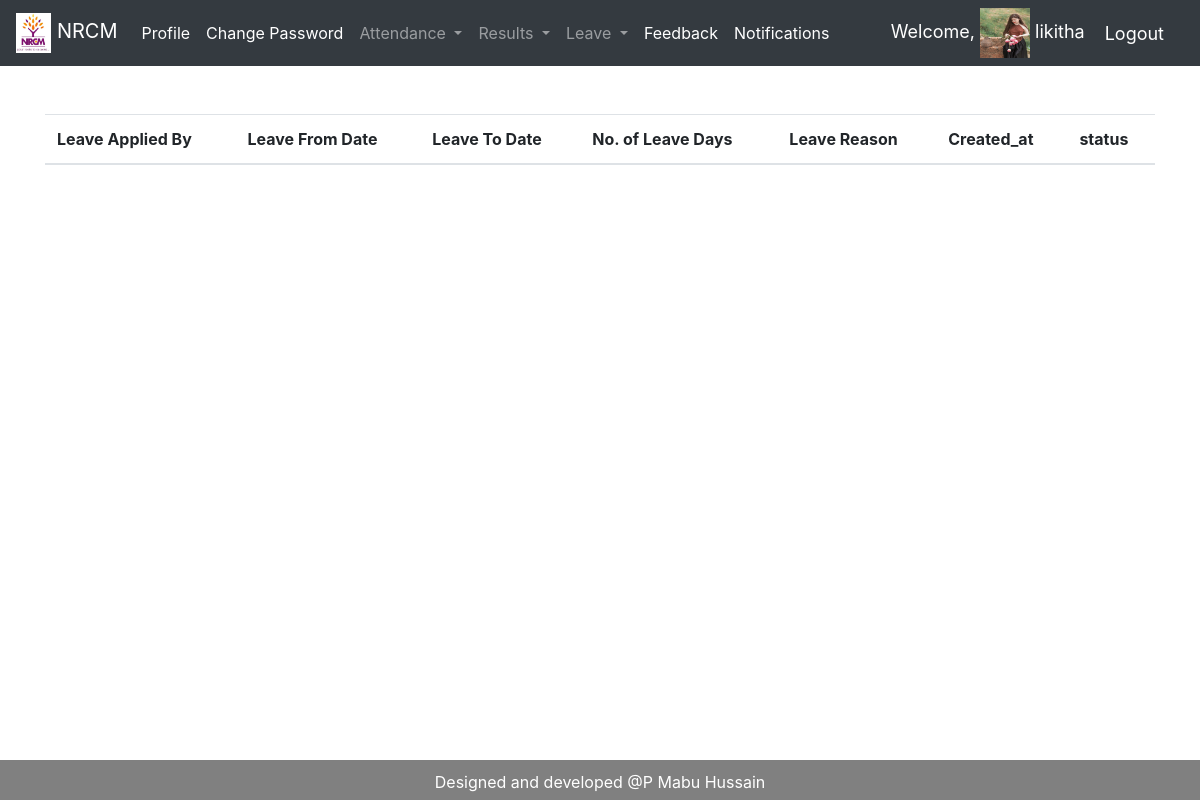
The app's page /staff/staff_leave_view (signed in), older data.
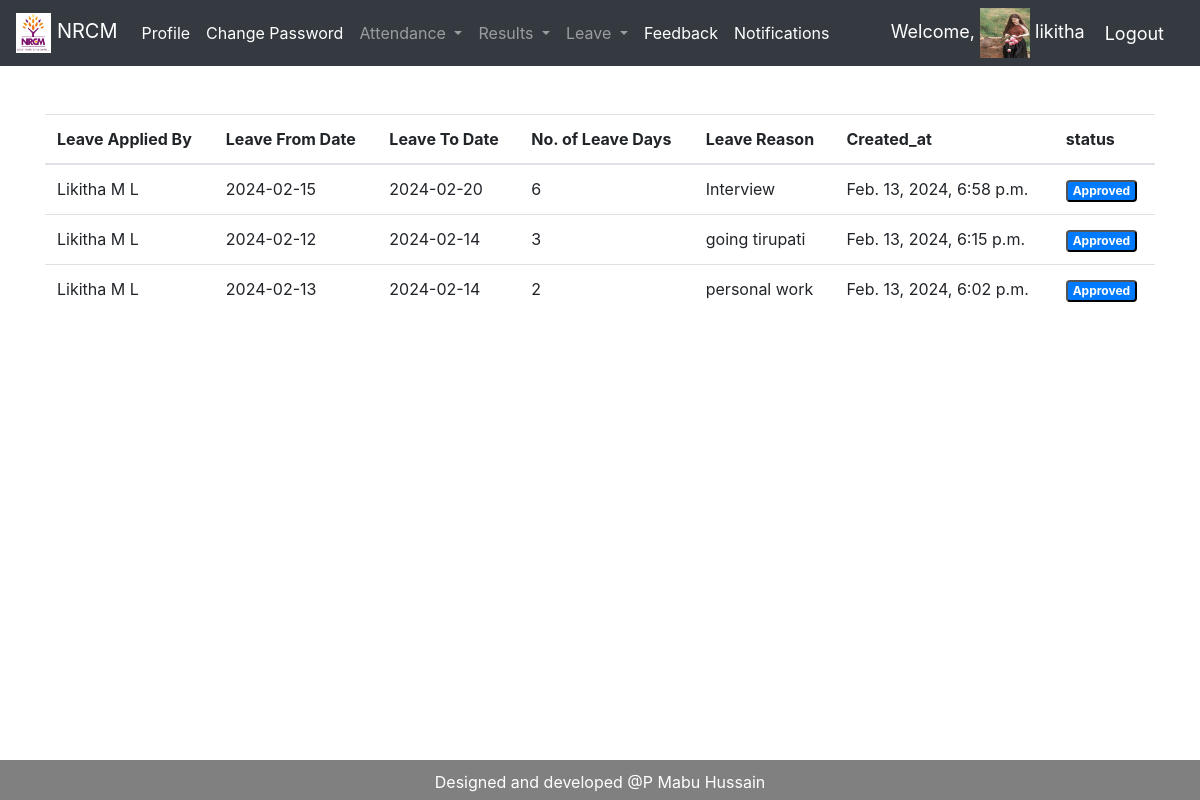
The same page, newer data.
### studentmanagementApp/models.py (models this page shows)
class CustomUser(AbstractUser):
    USER = (
    ('HOD','HOD'),
    ('STAFF','STAFF'),
    ('STUDENT', 'STUDENT')
    )
    user_type = models.CharField(choices=USER, max_length=50, default = 'STUDENT', null =True)
    designation = models.CharField(max_length=500, blank=True, null =True)
    mobileno = models.CharField(max_length=30, blank=True, null =True)
    profile_pic = models.ImageField(default='img_avatar.png', blank=True)

### staffApp/models.py (models this page shows)
class Staff_Leave(models.Model):
    staff = models.ForeignKey(Staff, on_delete=models.CASCADE)
    leave_from_date = models.CharField(max_length=20)
    leave_to_date = models.CharField(max_length=20)
    leave_days = models.IntegerField()
    leave_message = models.TextField()
    leave_status = models.IntegerField(default=0, null=True)
    created_at = models.DateTimeField(auto_now_add=True)
    updated_at = models.DateTimeField(auto_now=True)
    def __str__(self):
        return self.staff.admin.first_name +" "+ self.staff.admin.last_name

### hodApp/models.py (models this page shows, shortened)
class Staff(models.Model):
    admin = models.OneToOneField(CustomUser, on_delete=models.CASCADE) #when CustomUser is deleted student info also deleted
    staff_id = models.CharField(max_length=50)
    Gender = models.CharField(max_length=10)
    address = models.TextField()
    designation = models.CharField(max_length=50)
    created_at = models.DateTimeField(auto_now_add=True)
    updated_at = models.DateTimeField(auto_now=True)

### studentmanagementApp/decorators.py (the view)
        def wrapper_func(request, *args, **kwargs):
            if request.user.user_type in allowed_roles:
                return view_func(request, *args, **kwargs)
            else:
                return HttpResponse('You are not authorized to view this page!!!!')

### staffApp/views.py (called while the page is built, shortened)
@login_required(login_url='login')
@allowed_users(allowed_roles=['STAFF'])
def staff_leave_view(request):
    staff = Staff.objects.get(admin=request.user)
    leaves = Staff_Leave.objects.filter(staff=staff).order_by('-created_at')
    for leave in leaves:
        print(leave)
    context={
    'leaves': leaves,
    }
    return render(request, 'staffApp/staff_leave_view.html', context)

### templates/staffApp/staff_leave_view.html
{%extends 'studentmanagementApp/base.html'%}
{%block content%}
<br><br>
<div class="container">
  <table class="table table-hover">
       <thead>
       <tr>
         <th>Leave Applied By</th>
         <th>Leave From Date</th>
         <th>Leave To Date</th>
         <th>No. of Leave Days</th>
         <th>Leave Reason</th>
         <th>Created_at</th>
         <th>status</th>
       </tr>
     </thead>
     <tbody>
       {%for leave in leaves%}
       <tr>
               <td>{{leave.staff.admin.first_name}} {{leave.staff.admin.last_name}}</td>
               <td>{{leave.leave_from_date}}</td>
               <td>{{leave.leave_to_date}}</td>
               <td>{{leave.leave_days}}</td>
               <td>{{leave.leave_message}}</td>
               <td>{{leave.created_at}}</td>
               <td>
                 {%if leave.leave_status == 0%}
                 <button type="button" name="leave_status" class="badge badge-danger" >Not Approved</button>
                 {%else%}
                 <button type="button"  class="badge badge-primary">Approved</button>
                 {%endif%}
               </td>
       </tr>
       {%endfor%}
     </tbody>
   </table>
</div>
 {%endblock%}

### templates/studentmanagementApp/base.html (shortened to what this page needs)
<!DOCTYPE html>
<html lang="en" dir="ltr">
  <head>
    <link rel="stylesheet" href="https://stackpath.bootstrapcdn.com/bootstrap/4.1.3/css/bootstrap.min.css">
  	<link rel="stylesheet" href="https://use.fontawesome.com/releases/v5.6.1/css/all.css">
  </head>
  <body>
    {% include 'studentmanagementApp/navbar.html' %}
    {% block content %}
    {% endblock %}
<br><br>
    <footer>
            <p>Designed and developed @P Mabu Hussain</p>
    </footer>
  </body>
</html>

### templates/studentmanagementApp/navbar.html (shortened to what this page needs)
{%load static%}
<nav class="navbar navbar-expand-lg navbar-dark bg-dark">
  <a class="navbar-brand" href="/{{user.user_type|lower}}/home"><img src="{% static 'studentmanagementApp/images/NRCM-Logo.jpg'%}" alt="123" height="40px"> NRCM</a>
  <div class="collapse navbar-collapse" id="navbarNav">
      <ul class="navbar-nav">
      <li class="nav-item active">
        <a class="nav-link" href="/profile"> Profile  </a>
      </li>
      <ul class="navbar-nav">
      <li class="nav-item active">
        <a class="nav-link" href="/change_password"> Change Password</a>
      </li>
      {%if user.user_type == 'STAFF'%}
      <li class="nav-item dropdown">
        <a class="nav-link dropdown-toggle" href="#" id="navbarDropdown" role="button" data-toggle="dropdown" aria-haspopup="true" aria-expanded="false">
          Attendance
        </a>
      </li>
      <li class="nav-item dropdown">
        <a class="nav-link dropdown-toggle" href="#" id="navbarDropdown" role="button" data-toggle="dropdown" aria-haspopup="true" aria-expanded="false">
          Results
        </a>
      </li>
      <li class="nav-item dropdown">
        <a class="nav-link dropdown-toggle" href="#" id="navbarDropdown" role="button" data-toggle="dropdown" aria-haspopup="true" aria-expanded="false">
          Leave
        </a>
      </li>
      <li class="nav-item active">
        <a class="nav-link" href="{%url 'staff_sendfeedback'%}"> Feedback </a>
      </li>
      <li class="nav-item active">
        <a class="nav-link" href="{%url 'notifications'%}"> Notifications </a>
      </li>
      {%endif%}
    </ul>
  </div>
  <span class="hello-msg">Welcome, <img src="{{request.user.profile_pic.url}}" class="" alt="Cinque Terre" width="50" height="50"> {{request.user}}  </span>
  <span><a class="hello-msg" href="{%url 'logout'%}">Logout</a></span>
</nav>

### templates/studentmanagementApp/base.html (style rules this page uses)
body { min-height: 100vh; display: flex; flex-direction: column; }
footer { margin-top: auto; padding: 10px 10px 0px 10px; width: 100%; height: 40px; text-align: center; background: grey; color: white; }

### templates/studentmanagementApp/navbar.html (style rules this page uses)
.hello-msg { font-size: 18px; color:#fff; margin-right:20px; }

Row changes from the older to the newer data that the page shows:
added Staff_Leave: staff.admin.first_name "Likitha", staff.admin.last_name "M L", leave_from_date "2024-02-15", leave_to_date "2024-02-20", leave_days "6", leave_message "Interview", created_at "Feb. 13, 2024, 6:58 p.m.", leave_status "Approved"
added Staff_Leave: staff.admin.first_name "Likitha", staff.admin.last_name "M L", leave_from_date "2024-02-12", leave_to_date "2024-02-14", leave_days "3", leave_message "going tirupati", created_at "Feb. 13, 2024, 6:15 p.m.", leave_status "Approved"
added Staff_Leave: staff.admin.first_name "Likitha", staff.admin.last_name "M L", leave_from_date "2024-02-13", leave_to_date "2024-02-14", leave_days "2", leave_message "personal work", created_at "Feb. 13, 2024, 6:02 p.m.", leave_status "Approved"
